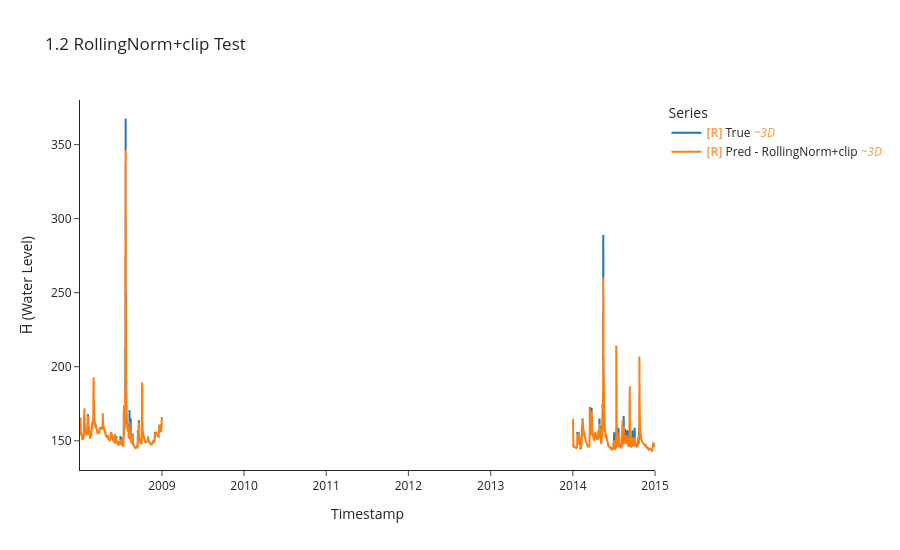

The notebook cell saved with this chart:
### Code cell
y_te_roll, y_pe_roll, idx_te_roll = uf.model_evaluate_with_norm(
    model_roll, crit_roll, test_ds_roll, test_df.index, LOOKBACK, HORIZON, BATCH_SIZE
)

uf.calculate_metrics_and_plot(
    {"RollingNorm+clip": (y_te_roll, y_pe_roll, idx_te_roll)},
    plot_title="1.2 RollingNorm+clip Test",
    export_metrics=True, export_html=True,
    export_file_name="results/testing/online/p1_rolling_clip",
)
uf.export_results_to_csv(
    {"RollingNorm_clip": (y_te_roll, y_pe_roll, idx_te_roll)},
    "results/testing/predictions_vs_true/online"
)

### Figure 1 — Plotly figure (JSON) as saved in the notebook; plotly's stock layout.template omitted (floating-point values rounded to 4 significant figures; data arrays with more than 128 entries replaced by an {"elided": "..."} marker saying what was removed)
{"data": [{"hovertemplate": "Legend=True<br>Timestamp=%{x}<br>H̅ (Water Level)=%{y}<extra></extra>", "legendgroup": "True", "line": {"color": "#1f77b4", "dash": "solid", "width": 2}, "marker": {"symbol": "circle"}, "mode": "lines", "name": "<b style=\"color:sandybrown\">[R]</b> True <i style=\"color:#fc9944\">~3D</i>", "showlegend": true, "type": "scattergl", "uid": "f9473123-cd0e-478f-9b3c-59a19120713a", "x": {"elided": "1001 str values"}, "xaxis": "x", "y": {"elided": "1001 float values"}, "yaxis": "y"}, {"hovertemplate": "Legend=Pred - RollingNorm+clip<br>Timestamp=%{x}<br>H̅ (Water Level)=%{y}<extra></extra>", "legendgroup": "Pred - RollingNorm+clip", "line": {"color": "#ff7f0e", "dash": "solid", "width": 2}, "marker": {"symbol": "circle"}, "mode": "lines", "name": "<b style=\"color:sandybrown\">[R]</b> Pred - RollingNorm+clip <i style=\"color:#fc9944\">~3D</i>", "showlegend": true, "type": "scattergl", "uid": "126036ee-841d-43e7-81cf-ae615bb524aa", "x": {"elided": "1001 str values"}, "xaxis": "x", "y": {"elided": "1001 float values"}, "yaxis": "y"}], "layout": {"height": 550, "legend": {"title": {"text": "Series"}, "tracegroupgap": 0}, "title": {"text": "1.2 RollingNorm+clip Test"}, "xaxis": {"anchor": "y", "domain": [0, 1], "title": {"text": "Timestamp"}}, "yaxis": {"anchor": "x", "domain": [0, 1], "title": {"text": "H̅ (Water Level)"}}}}
